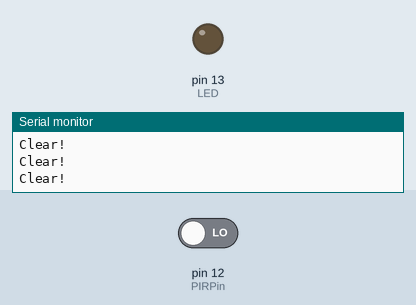
Recording of a sketch running on a simulated Arduino Uno, built with avr-gcc and run on an emulated ATmega328P. Parts: output pins drawn as LEDs (lit = HIGH), the last lines printed to the serial monitor. The inputs (shaded band) are chosen by the test bench; at power-on: pin 12 (PIRPin) LOW.

Above: at 1.2 s.
1.3 s: pin 12 (PIRPin) driven HIGH
At 2.3 s:
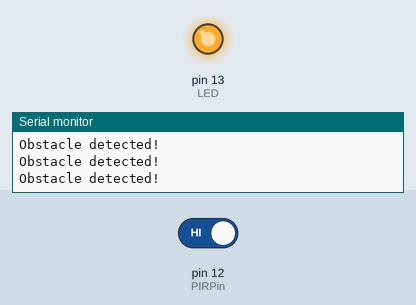
2.8 s: pin 12 (PIRPin) driven LOW
At 3.6 s:
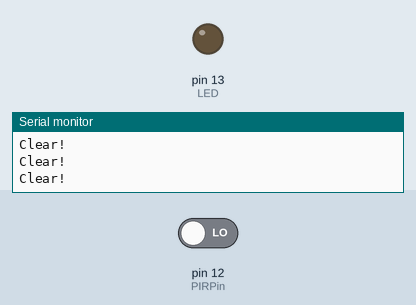
Timing chart, 0 to 5.8 s (numbered marks = the images above; inputs shaded):
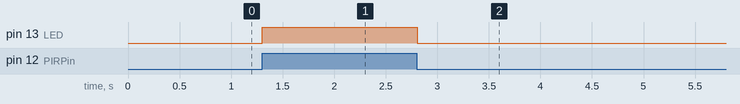

Measured:
- after the input at 1.3 s, pin 13 (LED): LOW → HIGH at once
- after the input at 2.8 s, pin 13 (LED): HIGH → LOW at once

The sketch:

3327_18_hc_sr501_pyroelectric_infrared_sensor1.ino
```cpp
int LED = 13;
int PIRPin = 12;
int isObstacle = LOW;

void setup()
{
  pinMode(LED, OUTPUT);
  pinMode(PIRPin, INPUT);
  Serial.begin(9600);
}

void loop()
{
  isObstacle = digitalRead(PIRPin);
  if (isObstacle == HIGH)
  {
    digitalWrite(LED, HIGH);
    Serial.println("Obstacle detected!");
  }
  else
  {
    Serial.println("Clear!");
    digitalWrite(LED, LOW);
  }
  delay(100); // Wait for 10 millisecond(s)
}
```
